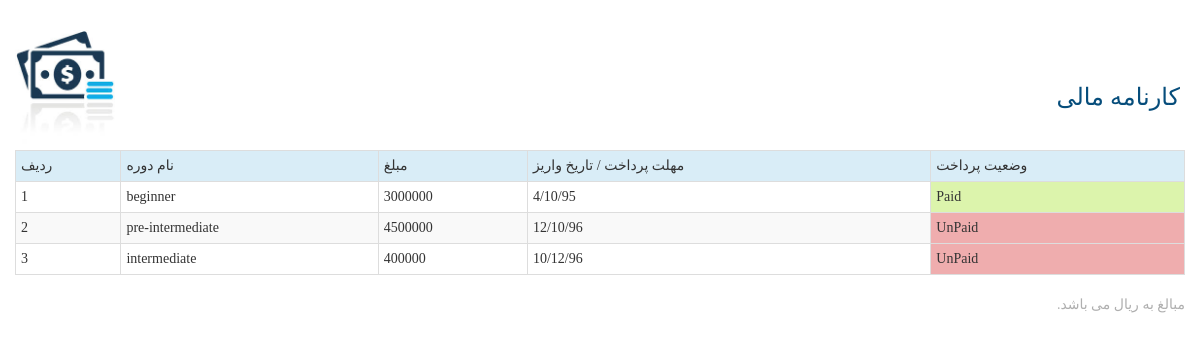
/students/financial-results.php?id=16, run on the app's committed database.
### tables this page shows
CREATE TABLE `shahriye` (
  `id` int(11) NOT NULL,
  `course` varchar(100) NOT NULL,
  `stuid` varchar(10) NOT NULL,
  `mablagh` int(11) NOT NULL,
  `vaziyatpardakht` varchar(10) NOT NULL,
  `tarikhepardakht` varchar(100) NOT NULL
);

### students/financial-results.php (the view, shortened to what this page needs)
<!doctype html>
<html>
<head>
</head>
<body>
<div class="container">
<div class="row">
<br>
<p><div align="right" style="float:left"><img src="../pic/shahriye.jpg" height="120" width="100"></div></p><br><br><p><div id="titr">کارنامه مالی</div></p>
<table class="table table-striped table-bordered table-hover table-condensed" align="center id="tab">
<tr class="info" >
<td>ردیف</td>
<td>نام دوره </td>
<td>مبلغ </td>
<td>مهلت پرداخت  /  تاریخ واریز</td>
<td>وضعیت پرداخت</td>
</tr>
<?php
include "../funcs/connect.php";
$radif=1;
$sql="select * from shahriye where stuid=".$_GET["id"]."";
$query=$connect->query($sql);
foreach($query as $rows)
{
	echo "<tr>";
	echo "<td>$radif</td>";
	echo "<td>".$rows["course"]."</td>";
	echo "<td>".$rows["mablagh"]."</td>";
	echo "<td>".$rows["tarikhepardakht"]."</td>";
	if($rows["vaziyatpardakht"]=="Paid"){
	echo "<td id=ok>".$rows["vaziyatpardakht"]."</td>";
	}
	if($rows["vaziyatpardakht"]=="UnPaid"){
	echo "<td id=nok>".$rows["vaziyatpardakht"]."</td>";
	}
	echo "</tr>";
	$radif++;
}
?>
</table>
<div align="right" id="footer">مبالغ به ریال می باشد.</div>
</div>
</div>
</body>
<link rel="stylesheet" href="../bootstrap/css/bootstrap.min.css">
<link rel="stylesheet" href="../bootstrap/css/bootstrap-theme.min.css">
</html>

### students/financial-results.php (style rules this page uses)
body { font-family:"B Homa" !important; }
#titr { font-size:24px; color:rgba(6,77,123,1.00); margin-right:5px; direction:rtl; float:right; }
#ok { background:rgba(220,244,172,1.00); }
#nok { background:rgba(239,173,174,1.00); }
#footer { color:rgba(175,175,175,1.00); direction:rtl; }

### data on the page
shahriye: course "beginner", mablagh "3000000", tarikhepardakht "4/10/95", vaziyatpardakht "Paid"
shahriye: course "pre-intermediate", mablagh "4500000", tarikhepardakht "12/10/96", vaziyatpardakht "UnPaid"
shahriye: course "intermediate", mablagh "400000", tarikhepardakht "10/12/96", vaziyatpardakht "UnPaid"
